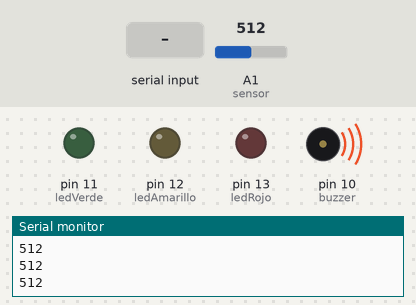
Bench run of a sketch on a simulated Arduino Uno, built with avr-gcc and run on an emulated ATmega328P. Shown: output pins drawn as LEDs (lit = HIGH), buzzer (waves = sounding, pin HIGH), the last lines printed to the serial monitor. The test bench sets the inputs (shaded band); at power-on: A1 (sensor) = 512.

Above: at 1.2 s.
1.3 s: "3\n" received over Serial
At 1.7 s:
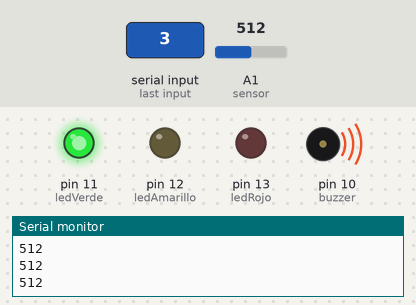
4.3 s: A1 (sensor) set to 490
At 5.5 s:
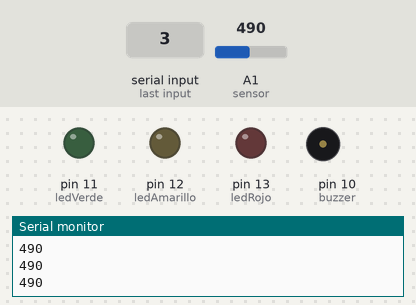
5.8 s: "1\n" received over Serial
At 6.8 s:
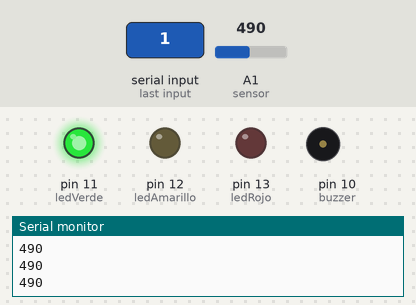
7.3 s: "2\n" received over Serial
At 8.1 s:
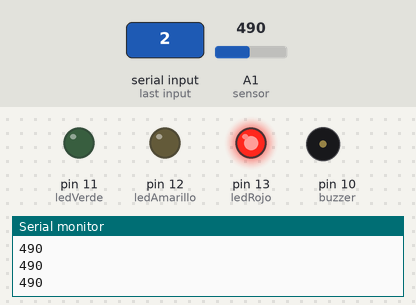
8.8 s: "3\n" received over Serial
At 9.2 s:
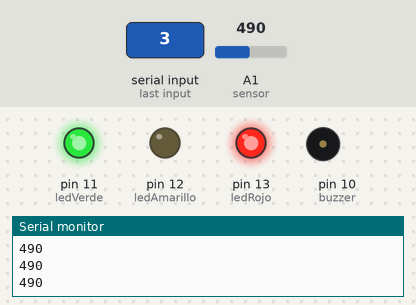
11.3 s: A1 (sensor) set to 510
At 12.7 s:
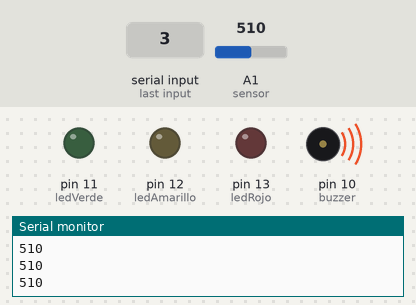
Timing chart, 0 to 13.8 s (numbered marks = the images above; inputs shaded):
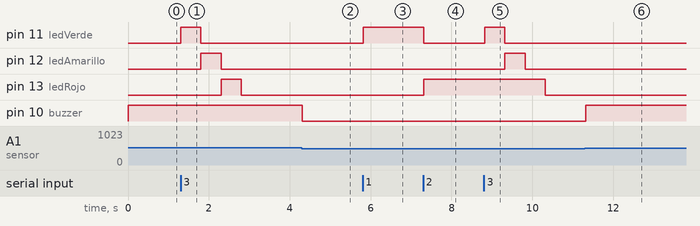

The sketch:

Leds123.ino
```cpp
int ledVerde = 11;
int ledAmarillo = 12;
int ledRojo = 13;
int buzzer = 10;
int sensor = A1;
String comando = "";

void setup() {
  pinMode(ledVerde, OUTPUT);
  pinMode(ledAmarillo, OUTPUT);
  pinMode(ledRojo, OUTPUT);
  pinMode(buzzer, OUTPUT);
  Serial.begin(9600);
}

void loop() {

  int valorSensor = analogRead(sensor);
  Serial.println(valorSensor);

  if (valorSensor > 500) {
    digitalWrite(buzzer, HIGH);
  } else {
    digitalWrite(buzzer, LOW);
  }

  if (Serial.available()) {
    comando = Serial.readStringUntil('\n');

    if (comando == "1") {
      digitalWrite(ledVerde, HIGH);
      digitalWrite(ledRojo, LOW);
      digitalWrite(ledAmarillo, LOW);
    }
    else if (comando == "2") {
      digitalWrite(ledRojo, HIGH);
      digitalWrite(ledVerde, LOW);
      digitalWrite(ledAmarillo, LOW);
    }
    else if (comando == "3") {
      digitalWrite(ledVerde, HIGH);
      delay(500);
      digitalWrite(ledVerde, LOW);
      digitalWrite(ledAmarillo, HIGH);
      delay(500);
      digitalWrite(ledAmarillo, LOW);
      digitalWrite(ledRojo, HIGH);
      delay(500);
      digitalWrite(ledRojo, LOW);
    }
  }

  delay(100);
}
```

Measured:
- the behaviour switches between 501 and 500 on A1 (sensor) (found by bisection; images 1 and 2)
- after the input at 1.3 s, pin 11 (ledVerde): LOW → HIGH at once, → LOW 0.50 s later; pin 12 (ledAmarillo): LOW → HIGH after 0.50 s, → LOW 0.50 s later; pin 13 (ledRojo): LOW → HIGH after 1.0 s, → LOW 0.50 s later
- after the input at 4.3 s, pin 10 (buzzer): HIGH → LOW at once
- after the input at 5.8 s, pin 11 (ledVerde): LOW → HIGH at once
- after the input at 7.3 s, pin 11 (ledVerde): HIGH → LOW at once; pin 13 (ledRojo): LOW → HIGH at once
- after the input at 8.8 s, pin 11 (ledVerde): LOW → HIGH at once, → LOW 0.50 s later; pin 12 (ledAmarillo): LOW → HIGH after 0.52 s, → LOW 0.50 s later; pin 13 (ledRojo): HIGH → LOW after 1.5 s
- after the input at 11.3 s, pin 10 (buzzer): LOW → HIGH at once
